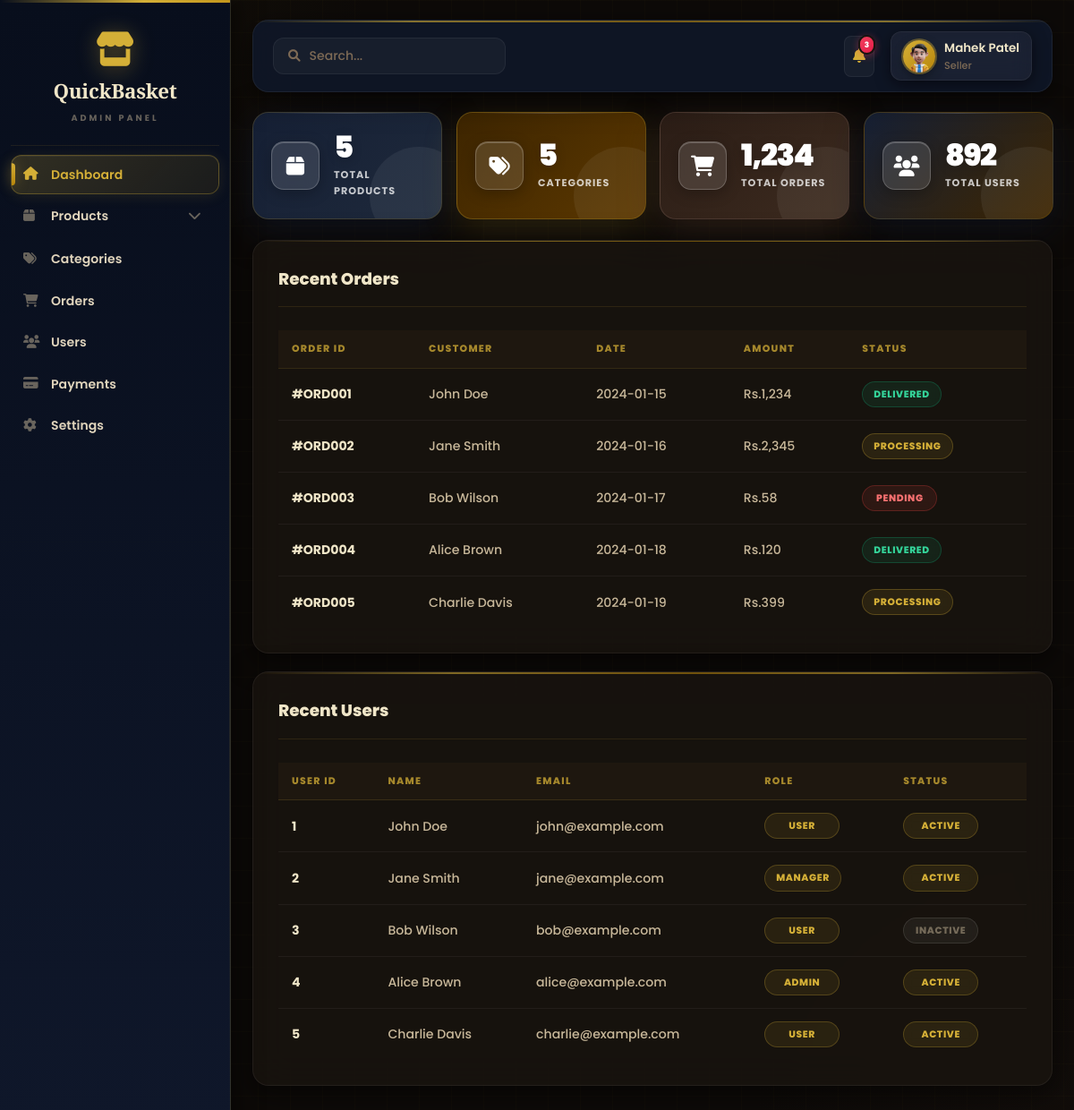
/seller/admin_panel/ (signed in), run on the app's committed database.
### sellerapp/models.py (models this page shows, shortened)
class seller(models.Model):
    user_id = models.ForeignKey(User,on_delete=models.CASCADE)
    firstname = models.CharField(max_length=20)
    lastname = models.CharField(max_length=20)
    contectno = models.CharField(max_length=20)
    seller_store_name = models.CharField(max_length=20,null=True,blank=True)
    pic = models.FileField(
        upload_to="images/",
        default="images/seller_admin.jpg"
    )
    city = models.CharField(max_length=20,null=True,blank=True)
    address = models.TextField(null=True,blank=True)
    GSTNO = models.CharField(max_length=20,null=True,blank=True)

### sellerapp/views.py (the view)
# urls.py: path('admin_panel/', admin_panel, name='admin_panel'),
def admin_panel(request):
    if "email" in request.session:
        uid = User.objects.get(email=request.session["email"])
        if uid.role == "seller":
            sid = seller.objects.get(user_id=uid)
            pid = product.objects.all()
            context = {
                "uid": uid,
                "sid": sid,
                "pid": pid,
            }
            return render(request, "sellerapp/admin_panel.html", context)
    return HttpResponseRedirect("/seller/login")

### sellerapp/templates/sellerapp/admin_panel.html (shortened to what this page needs)
{% load static %}
<!DOCTYPE html>
<html lang="en">
<head>
    <link rel="stylesheet" href="https://cdnjs.cloudflare.com/ajax/libs/font-awesome/6.0.0-beta3/css/all.min.css">
    <link rel="stylesheet" href="{% static 'sellerapp/css/admin.css' %}">
    <link rel="stylesheet" href="{% static 'sellerapp/css/admin_dashboard.css' %}">
    <link rel="stylesheet" href="{% static 'sellerapp/css/admin_products.css' %}">
    <link rel="stylesheet" href="{% static 'sellerapp/css/admin_profile.css' %}">
    <link rel="stylesheet" href="{% static 'sellerapp/css/admin_settings.css' %}">
</head>
<body>
<div class="container">
    <div class="sidebar">
        <div class="sidebar-header">
            <i class="fas fa-store"></i>
            <h2>QuickBasket</h2>
            <p>Admin Panel</p>
        </div>
        <ul class="nav-menu">
            <li class="nav-item">
                <label class="nav-link" for="nav-dashboard">
                    <i class="fas fa-home"></i> Dashboard
                </label>
            </li>
            <li class="nav-item">
                <label class="nav-link" for="submenu-toggle">
                    <i class="fas fa-box"></i> Products
                    <i class="fas fa-chevron-down submenu-chevron"></i>
                </label>
            </li>
            <li class="nav-item">
                <label class="nav-link" for="nav-categories">
                    <i class="fas fa-tags"></i> Categories
                </label>
            </li>
            <li class="nav-item">
                <label class="nav-link" for="nav-orders">
                    <i class="fas fa-shopping-cart"></i> Orders
                </label>
            </li>
            <li class="nav-item">
                <label class="nav-link" for="nav-users">
                    <i class="fas fa-users"></i> Users
                </label>
            </li>
            <li class="nav-item">
                <label class="nav-link" for="nav-payments">
                    <i class="fas fa-credit-card"></i> Payments
                </label>
            </li>
            <li class="nav-item">
                <label class="nav-link" for="nav-settings">
                    <i class="fas fa-cog"></i> Settings
                </label>
            </li>
        </ul>
    </div>
    <div class="main-content">
        <div class="top-bar">
            <div class="search-bar">
                <i class="fas fa-search"></i>
                <input type="text" placeholder="Search...">
            </div>
            <div class="admin-info">
                <div class="notification">
                    <i class="fas fa-bell"></i>
                    <span>3</span>
                </div>
                <details class="profile-wrap">
                    <summary class="admin-profile">
                        <div class="admin-avatar">
                            <img src="{{sid.pic.url}}" class="top-profile-img" alt="Admin">
                        </div>
                        <div class="admin-name">
                            <p style="font-weight:600;">{{sid.firstname}} {{sid.lastname}}</p>
                            <p class="admin-sub">Seller</p>
                        </div>
                    </summary>
                </details>
            </div>
        </div>
        {% include 'sellerapp/admin_dashboard.html' %}
    </div>
</div>
</body>
</html>

### data on the page
seller: pic (picture), firstname "Mahek", lastname "Patel"
